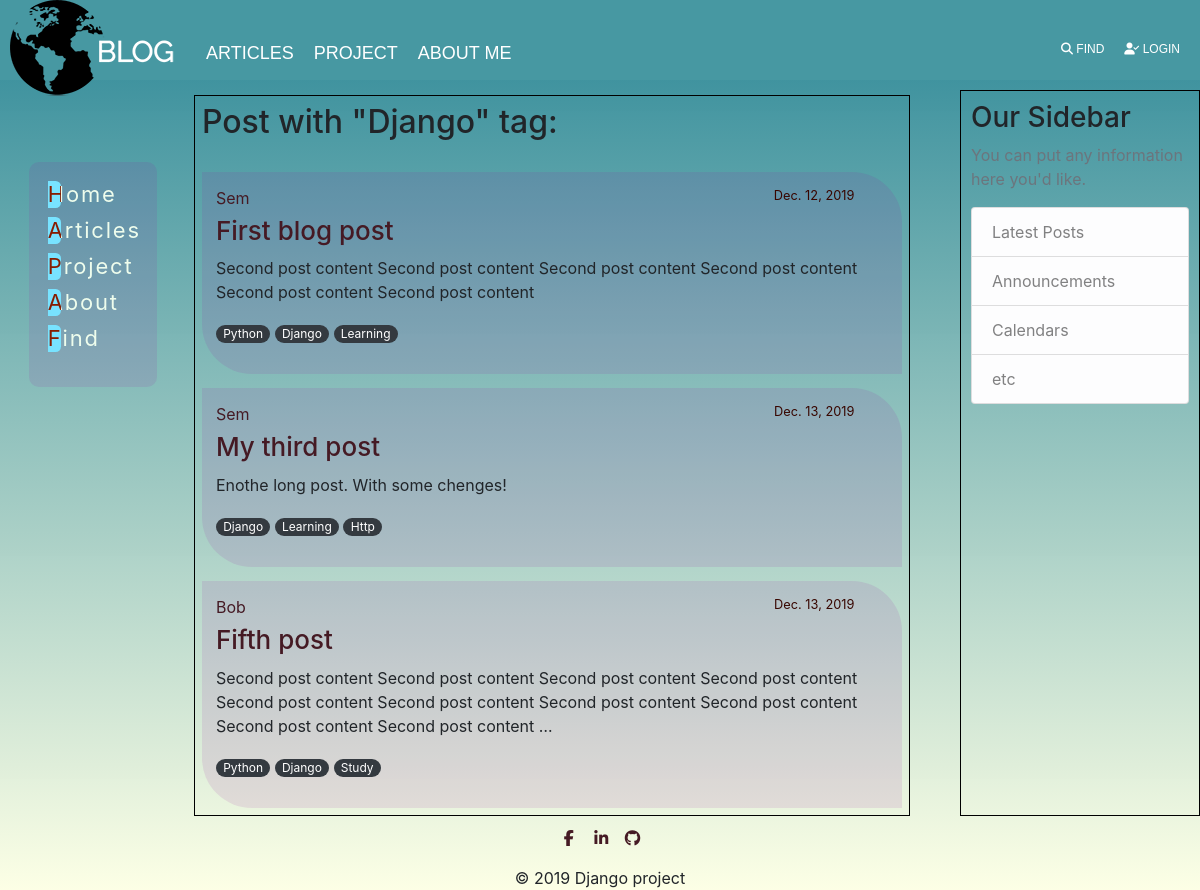
/blog/tag/django/, run on an earlier commit of the app's database.
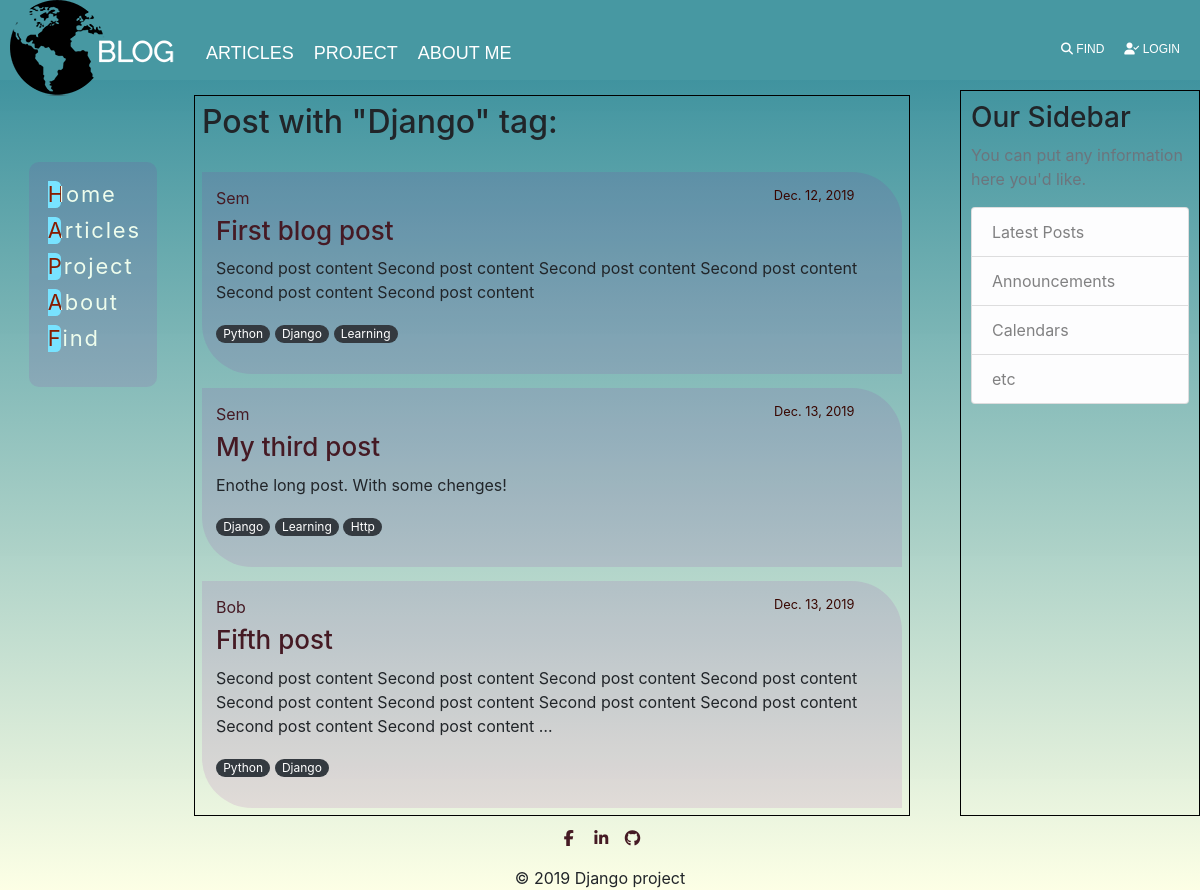
And on a later commit of the database.
### my_blog/models.py (models this page shows, shortened)
class Post(models.Model):
    title = models.CharField(max_length=150, db_index=True)
    slug = models.SlugField(max_length=150, blank=True, unique=True)
    body = models.TextField(blank=True, db_index=True)
    date_posted = models.DateField(default=timezone.now)
    author = models.ForeignKey(User, on_delete=models.CASCADE)
    tags = models.ManyToManyField('Tag', blank=True, related_name='posts')
    def get_absolute_url(self):
        return reverse('post_detail', kwargs={'slug': self.slug})

class Tag(models.Model):
    tag = models.CharField(max_length=50, unique=True)
    slug = models.SlugField(max_length=50, unique=True)
    def __str__(self):
        return self.tag

### my_blog/views.py (the view)
# urls.py: path('tag/<str:slug>/', TagDetail.as_view(), name='tag_detail'),
class TagDetail(ObjectDetailMixin, View):
    model = Tag
    template = 'my_blog/tag_detail.html'

### my_blog/utilities.py (called while the page is built)
    def get(self, request, slug):
        objects = get_object_or_404(self.model, slug__iexact=slug)
        return render(request, self.template, context={self.model.__name__.lower(): objects})

### my_blog/templates/my_blog/tag_detail.html (shortened to what this page needs)
{% extends 'my_blog/blog_base.html' %}
{% block content %}
    <div style="padding: 1%;"><h2 class="mb-3"> Post with "{{ tag.tag }}" tag:</h2></div>
    {% for post in tag.posts.all %}
        {%  include 'my_blog/includes/post_cards_template.html' %}
    {% endfor %}
{% endblock %}

### my_blog/templates/my_blog/includes/post_cards_template.html
<div class="media-body">
    <div class="media-article">
        <div class="article-metadata">
            <a class="mr-2" href="#">{{ post.author }}</a>
            <small class="text-muted">{{ post.date_posted }}</small>
        </div>
        <h2><a class="article-title" href="{{ post.get_absolute_url }}">{{ post.title }}</a></h2>
        <p class="article-content">{{ post.body|truncatewords:30 }}</p>
        <p>
            {% for tag in post.tags.all %}
            <a href="{% url 'tags_list' %}" class="badge badge-pill badge-dark">{{ tag }}</a>
        {% endfor %}
        </p>
    </div>
</div>

What changed in the data, as far as the page shows it:
removed Tag: tag "Study", shown under Post "Fifth post"
